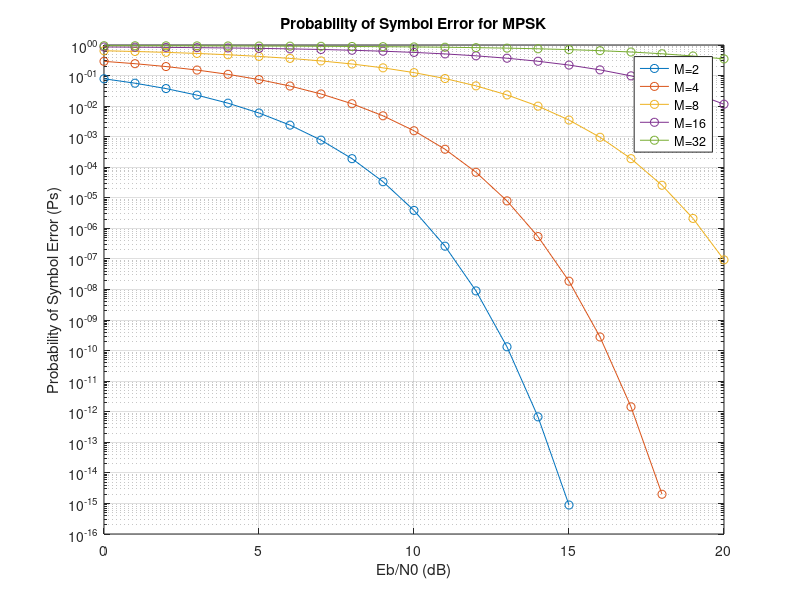
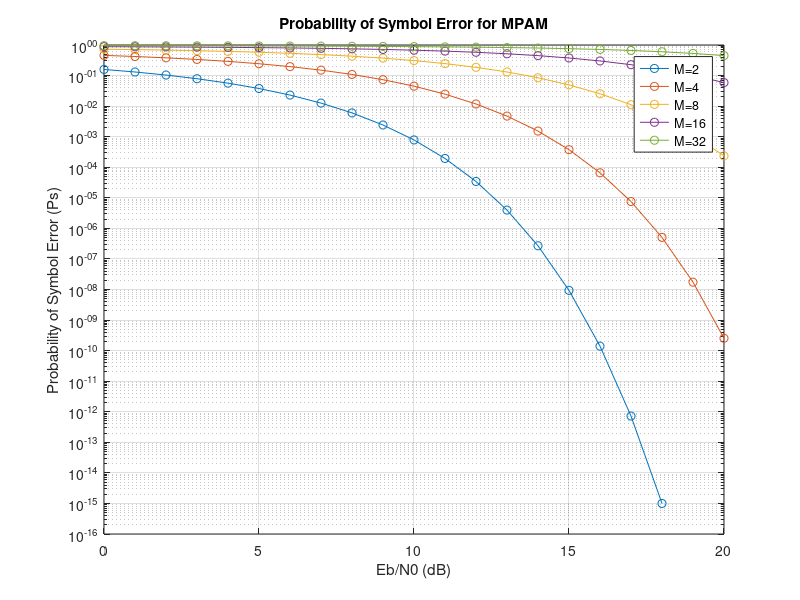
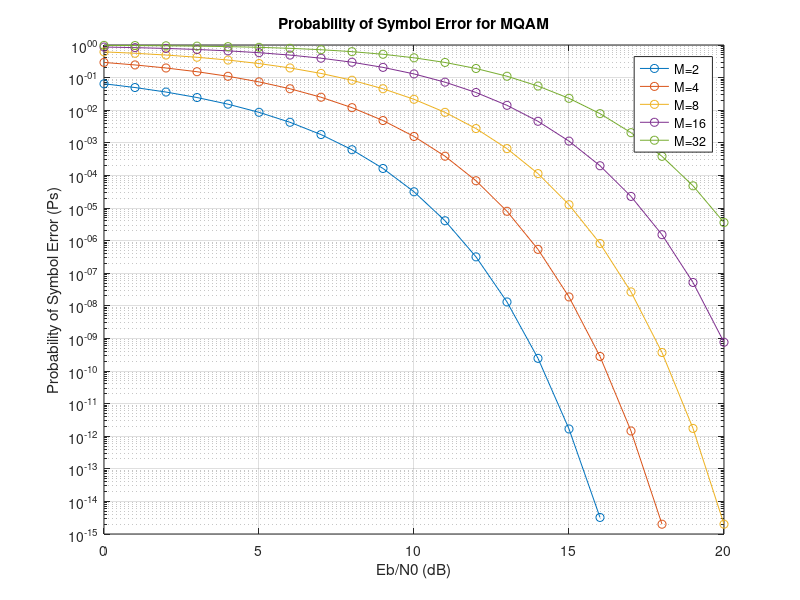
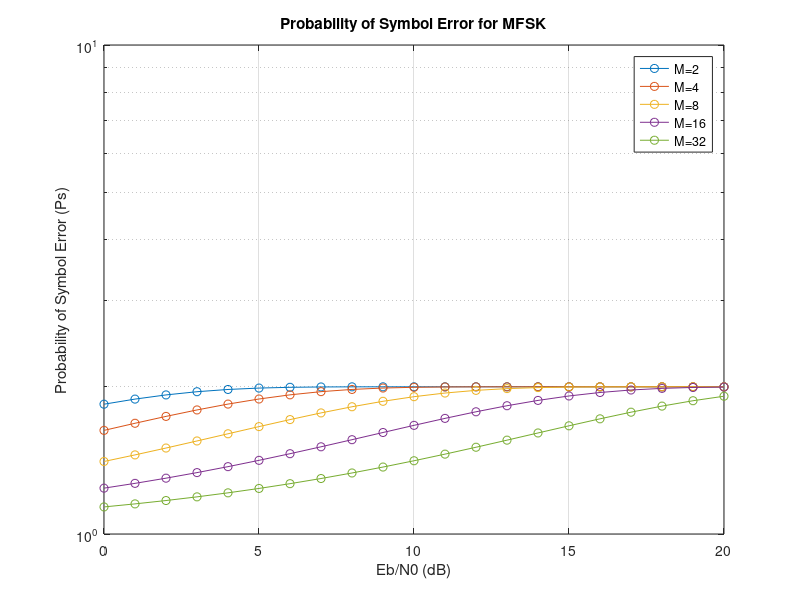

Here is the MATLAB script that generated these plots, in order:
% Exp 6

% Define different values of M (number of symbols)
M_values = [2, 4, 8, 16, 32];

% Eb/N0 range in dB
Eb_N0_dB = 0:20;

% Convert Eb/N0 from dB to linear scale
Eb_N0 = 10.^(Eb_N0_dB / 10);

% Initialize arrays to store results
Ps_mpsk = zeros(length(M_values), length(Eb_N0));

% Loop over each value of M
for i = 1:length(M_values)
    M = M_values(i);
    
    % Calculate probability of bit error for MPSK over AWGN channel
    Pe_mpsk = qfunc(sqrt(2 * Eb_N0 * sin(pi/M)^2));
    
    % Calculate probability of symbol error
    Ps_mpsk(i, :) = 1 - (1 - Pe_mpsk).^log2(M);
end

% Plotting
figure;
semilogy(Eb_N0_dB, Ps_mpsk','-o');
grid on;
xlabel('Eb/N0 (dB)');
ylabel('Probability of Symbol Error (Ps)');
title('Probability of Symbol Error for MPSK');
legend('M=2', 'M=4', 'M=8', 'M=16', 'M=32');

% Define different values of M (number of symbols)
M_values = [2, 4, 8, 16, 32];

% Eb/N0 range in dB
Eb_N0_dB = 0:20;

% Convert Eb/N0 from dB to linear scale
Eb_N0 = 10.^(Eb_N0_dB / 10);

% Initialize arrays to store results
Ps_mpam = zeros(length(M_values), length(Eb_N0));

% Loop over each value of M
for i = 1:length(M_values)
    M = M_values(i);
    
    % Calculate probability of bit error for MPAM over AWGN channel
    Pe_mpam = qfunc(sqrt(3 * log2(M) * Eb_N0 / (M^2 - 1)));
    
    % Calculate probability of symbol error
    Ps_mpam(i, :) = 1 - (1 - Pe_mpam).^log2(M);
end

% Plotting
figure;
semilogy(Eb_N0_dB, Ps_mpam','-o');
grid on;
xlabel('Eb/N0 (dB)');
ylabel('Probability of Symbol Error (Ps)');
title('Probability of Symbol Error for MPAM');
legend('M=2', 'M=4', 'M=8', 'M=16', 'M=32');

% Define different values of M (number of symbols)
M_values = [2, 4, 8, 16, 32];

% Eb/N0 range in dB
Eb_N0_dB = 0:20;

% Convert Eb/N0 from dB to linear scale
Eb_N0 = 10.^(Eb_N0_dB / 10);

% Initialize arrays to store results
Ps_mqam = zeros(length(M_values), length(Eb_N0));

% Loop over each value of M
for i = 1:length(M_values)
    M = M_values(i);
    
    % Calculate probability of bit error for MQAM over AWGN channel
    Pe_mqam = 2 * (1 - 1/sqrt(M)) * qfunc(sqrt(3 * log2(M) * Eb_N0 / (2 * (M - 1))));
    
    % Calculate probability of symbol error
    Ps_mqam(i, :) = 1 - (1 - Pe_mqam).^log2(M);
end

% Plotting
figure;
semilogy(Eb_N0_dB, Ps_mqam','-o');
grid on;
xlabel('Eb/N0 (dB)');
ylabel('Probability of Symbol Error (Ps)');
title('Probability of Symbol Error for MQAM');
legend('M=2', 'M=4', 'M=8', 'M=16', 'M=32');

% Define different values of M (number of symbols)
M_values = [2, 4, 8, 16, 32];

% Eb/N0 range in dB
Eb_N0_dB = 0:20;

% Convert Eb/N0 from dB to linear scale
Eb_N0 = 10.^(Eb_N0_dB / 10);

% Initialize arrays to store results
Ps_mfsk = zeros(length(M_values), length(Eb_N0));

% Loop over each value of M
for i = 1:length(M_values)
    M = M_values(i);
    
    % Calculate probability of symbol error for MFSK over AWGN channel
    Ps_mfsk(i, :) = 2 * (1 - qfunc(sqrt((6 * log2(M)) / (M^2 - 1) * Eb_N0)));
end

% Plotting
figure;
semilogy(Eb_N0_dB, Ps_mfsk','-o');
grid on;
xlabel('Eb/N0 (dB)');
ylabel('Probability of Symbol Error (Ps)');
title('Probability of Symbol Error for MFSK');
legend('M=2', 'M=4', 'M=8', 'M=16', 'M=32');

% Define different values of M (number of symbols)
M_values = [2, 4, 8, 16, 32];

% Eb/N0 range in dB
Eb_N0_dB = 0:20;

% Convert Eb/N0 from dB to linear scale
Eb_N0 = 10.^(Eb_N0_dB / 10);

% Initialize arrays to store results
Ps_mfsk_noncoherent = zeros(length(M_values), length(Eb_N0));

% Loop over each value of M
for i = 1:length(M_values)
    M = M_values(i);
    
    % Calculate probability of symbol error for non-coherent MFSK over AWGN channel
    Ps_mfsk_noncoherent(i, :) = 2 * (1 - qfunc(sqrt((3 * log2(M)) / (2 * (M^2 - 1)) * Eb_N0)));
end

% Plotting
figure;
semilogy(Eb_N0_dB, Ps_mfsk_noncoherent','-o');
grid on;
xlabel('Eb/N0 (dB)');
ylabel('Probability of Symbol Error (Ps)');
title('Probability of Symbol Error for Non-coherent MFSK');
legend('M=2', 'M=4', 'M=8', 'M=16', 'M=32');
